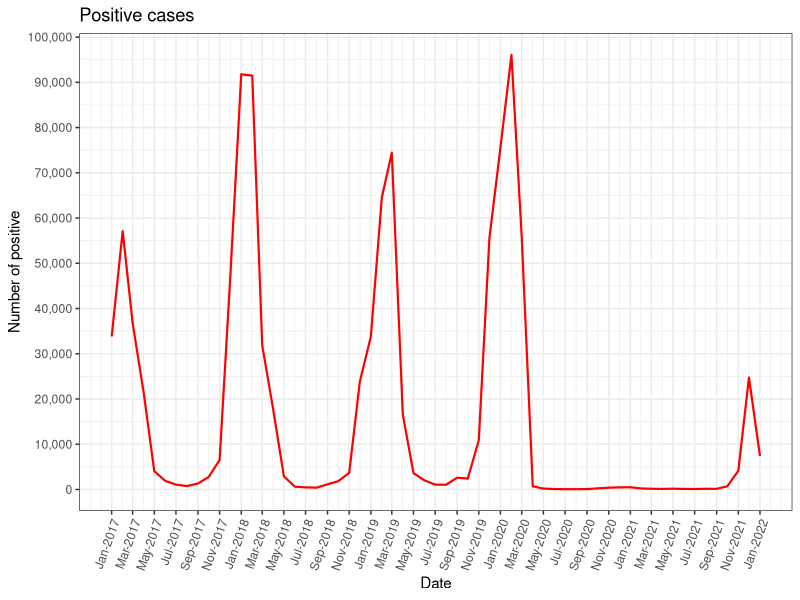
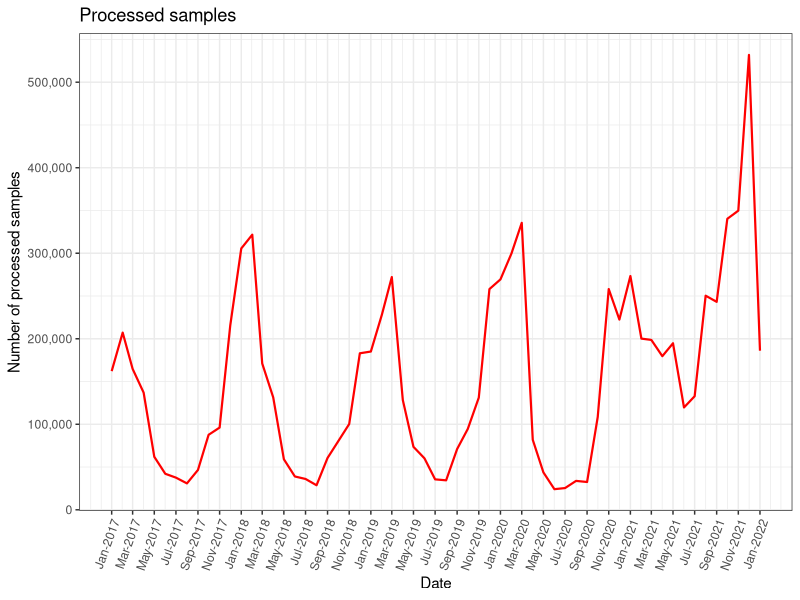
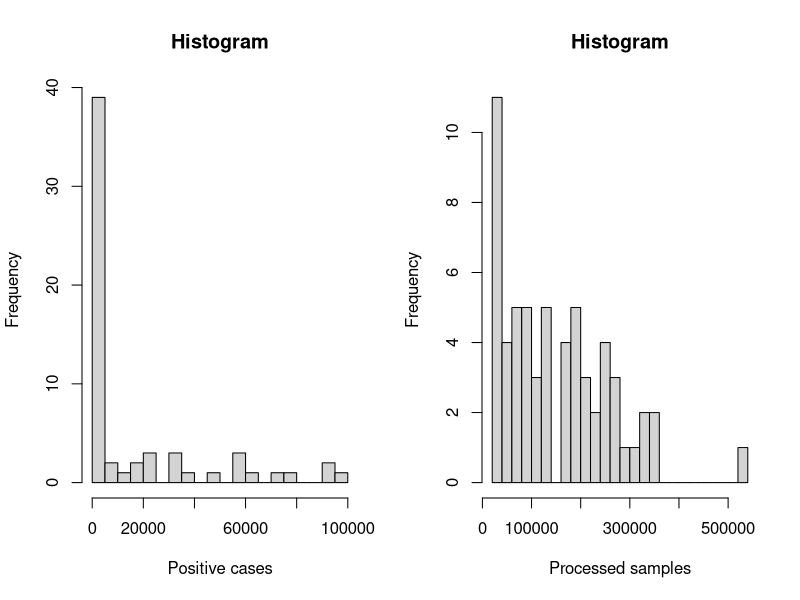
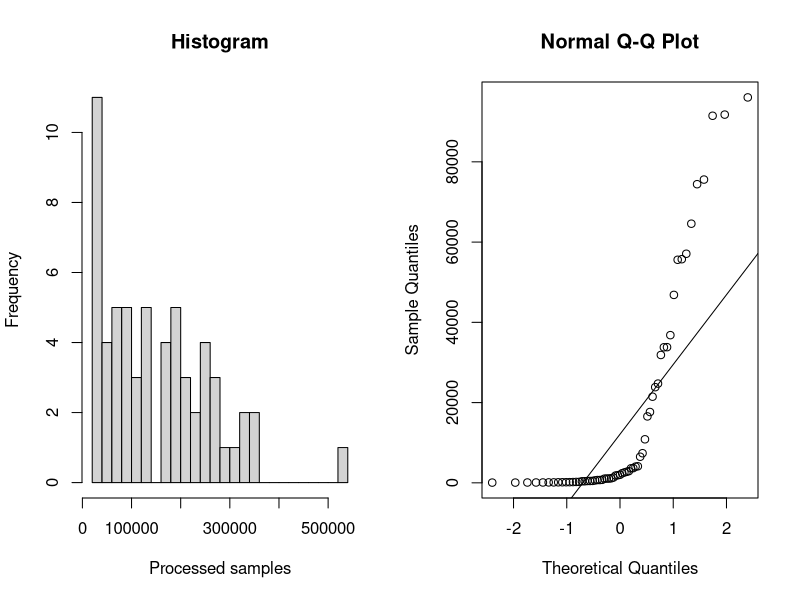

Here is the R script that generated these plots, in order: (Note: this script raises an error after producing the figures.)
# Libraries

library(tidyverse)
library(ggplot2)
library(magrittr)
library(dplyr)
library(lubridate)
library(reshape2)
require(gridExtra)
library(MASS)

# Import dataset of USA Influence report from 2017 to 2021

dataset <-  read.csv(file = 'FluNetInteractiveReport_USA.csv')
head(dataset)

# Remove useless columns

dataset <- dataset[, -c(1,2,3,5,6,8,10,13,22)]
head(dataset)
summary(dataset)

# Rename columns

dataset<- dataset %>%
  rename_with(tolower)

dataset <- dataset %>%
  rename(date = edate,
         processed_samples = spec_processed_nb,
         total_A = inf_a,
         total_B = inf_b,
         total_positive = all_inf,
         total_negative = all_inf2)

# Convert column date from character to date

dataset$date <- ymd(dataset$date)

# Summarize and group by month

dataset <- dataset %>%
  group_by(date = lubridate::floor_date(date, 'month')) %>%
  summarize(processed_samples = sum(processed_samples),
            ah1n12009 = sum(ah1n12009),
            ah3 = sum(ah3),
            anotsubtyped = sum(anotsubtyped),
            total_A = sum(total_A),
            byamagata = sum(byamagata),
            bvictoria = sum(bvictoria),
            bnotdetermined = sum(bnotdetermined),
            total_B = sum(total_B),
            total_positive = sum(total_positive),
            total_negative = sum(total_negative))

# Add column year and month

dataset$year <- strftime(dataset$date, "%Y")
dataset$month <- strftime(dataset$date, "%m")

# Reorder variable

dataset <- dataset[, c(1,14,13,2,3,4,5,6,7,8,9,10,11,12)]

# Convert month number to month name

dataset$month <- month.abb[as.numeric(dataset$month)]

# Rename month

dataset$month[dataset$month == "Jan"] <- "01-Jan"
dataset$month[dataset$month == "Feb"] <- "02-Feb"
dataset$month[dataset$month == "Mar"] <- "03-Mar"
dataset$month[dataset$month == "Apr"] <- "04-Apr"
dataset$month[dataset$month == "May"] <- "05-May"
dataset$month[dataset$month == "Jun"] <- "06-Jun"
dataset$month[dataset$month == "Jul"] <- "07-Jul"
dataset$month[dataset$month == "Aug"] <- "08-Aug"
dataset$month[dataset$month == "Sep"] <- "09-Sep"
dataset$month[dataset$month == "Oct"] <- "10-Oct"
dataset$month[dataset$month == "Nov"] <- "11-Nov"
dataset$month[dataset$month == "Dec"] <- "12-Dec"

# Plot of total positive

dataset %>%
  ggplot(aes(date,total_positive))+
  geom_line(colour = "red", size = 0.75)+
  scale_x_date(breaks = seq(min(dataset$date), max(dataset$date), by = "2 months"), date_labels = "%b-%Y") +
  theme_bw()+
  labs(title = "Positive cases", x = "Date", y = "Number of positive")+
  theme(axis.text.x = element_text(angle = 70, vjust = 1, hjust=1))+
  scale_y_continuous(breaks = seq(0,100000,10000),labels=scales::comma)

# Plot of total processed samples

dataset %>%
  ggplot(aes(date,processed_samples))+
  geom_line(colour = "red", size = 0.75)+
  scale_x_date(breaks= seq(min(dataset$date), max(dataset$date), by = "2 months"), date_labels = "%b-%Y") +
  theme_bw()+
  labs(title = "Processed samples",x = "Date", y = "Number of processed samples")+
  theme(axis.text.x = element_text(angle = 70, vjust = 1, hjust=1))+
  scale_y_continuous(breaks = seq(0,1000000,100000),labels = scales::comma)

# Histogram of number of positives and processed samples 

options(scipen=999)
par(mfrow=c(1,2))

hist(dataset$total_positive,
     main = "Histogram", 
     xlab ="Positive cases",
     breaks = 30)


hist(dataset$processed_samples,
     main = "Histogram", 
     xlab ="Processed samples",
     breaks = 30)

hist(dataset$processed_samples,
     main = "Histogram", 
     xlab ="Processed samples",
     breaks = 30)


###### TEST ######

### Normality test ###

# Total positive 

qqnorm(dataset$total_positive)
qqline(dataset$total_positive)

shapiro.test(dataset$total_positive)


boxcox(lm(dataset$total_positive~1), lambda = seq(-10,10,0.11)) 
title("Total positive")

shapiro.test(log(dataset$total_positive))

qqnorm(log(dataset$total_positive))
qqline(log(dataset$total_positive))

# Processed samples 

qqnorm(dataset$processed_samples)
qqline(dataset$processed_samples)

shapiro.test(dataset$processed_samples)


boxcox(lm(dataset$processed_samples~1), lambda = seq(-10,10,0.11)) 
title("Processed samples")

shapiro.test(log(dataset$processed_samples))

qqnorm(log(dataset$processed_samples))
qqline(log(dataset$processed_samples))



# Summary statistics

summary(dataset)

# Filtering based on year pre-covid and post-covid

dataset_pre <- dataset[dataset$year == "2017" | dataset$year == "2018" | dataset$year == "2019", ]
dataset_post <- dataset[dataset$year == "2020" | dataset$year == "2021" | dataset$year == "2022", ]

# Plot rate of total positive cases pre-covid

dataset_pre %>%
  ggplot(aes(date, total_positive / processed_samples *100, group ="1")) +
  geom_line(colour = "red", size = 1) +
  scale_x_date(breaks= seq(min(dataset_pre$date), max(dataset_pre$date), by = "2 months"), date_labels = "%b-%Y") +
  labs(title = "Tasso positività pre-covid", x = "Date", y = "Positivity rate") +
  theme(axis.text.x = element_text(angle = 70, vjust = 1, hjust=1))+
  scale_y_continuous(breaks = seq(0,40,5))



dataset %>% 
ggplot(aes(x = year, y = total_positive / processed_samples *100)) +
  geom_point(size = 3, alpha = 0.5, colour = "red") +
  facet_wrap(~ month) +
  labs(title = "Tasso positività per mese pre covid", y = "Positivity rate") +
  theme(axis.text.x = element_text(angle = 70, vjust = 1, hjust=1))

# Plot rate of positive cases post-covid

dataset_post %>%
  ggplot(aes(date, total_positive / processed_samples *100, group ="1")) +
  geom_line(colour = "red", size = 1) +
  scale_x_date(breaks= seq(min(dataset_post$date), max(dataset_post$date), by = "2 months"), date_labels = "%b-%Y") +
  labs(title = "Tasso positività post-covid", x = "Date", y = "Positivity rate") +
  theme(axis.text.x = element_text(angle = 70, vjust = 1, hjust=1))+
  scale_y_continuous(breaks = seq(0,30,5))


dataset_post %>% 
  ggplot(aes(x = year, y = total_positive / processed_samples *100)) +
  geom_point(size = 3, alpha = 0.5, colour = "red") +
  facet_wrap(~ month) +
  labs(title = "Tasso positività per mese post covid", y = "Positivity rate") +
  theme_bw()


# Total_positive_pre_year and total_positive_post_year
# grid.arrange(total_positive_pre_year,total_positive_post_year,ncol=2)

# Plot of all know type of influence for year pre-covid and post-covid

dataset_pre_types <- dataset_pre[,-c(2,3,4,7,8,11,12,13,14)]

dataset_pre_types <- melt(dataset_pre_types, id.vars = 'date', variable.name = 'type')

plot_type_pre <- dataset_pre_types%>%
  ggplot(aes(date, value))+
  geom_line(aes(colour = type), size = 0.75)+
  scale_x_date(breaks= seq(min(dataset_pre_types$date), max(dataset_pre_types$date), by = "6 months"), date_labels = "%m-%Y") +
  labs(title = "Number of cases by type of influence pre covid", x = "Year", y = "Cases" )

plot_type_pre


dataset_post_types <- dataset_post[,-c(2,3,4,7,8,11,12,13,14)]

dataset_post_types <- melt(dataset_post_types, id.vars = 'date', variable.name = 'type')

plot_type_post <- dataset_post_types%>%
  ggplot(aes(date, value))+
  geom_line(aes(colour = type), size = 0.75)+
  scale_x_date(breaks= seq(min(dataset_post_types$date), max(dataset_post_types$date), by = "6 months"), date_labels = "%m-%Y") +
  labs(title = "Number of cases by type of influence post covid", x = "Date", y = "Cases" )
plot_type_post

grid.arrange(plot_type_pre,plot_type_post,ncol=2)



# plot influence cases types group by year

dataset_types <- dataset[,-c(2,3,4,7,8,11,12,13,14)]

dataset_types <- melt(dataset_types, id.vars = 'date', variable.name = 'type')

dataset_types_year <- aggregate(value~year(date)+type, data=dataset_types, FUN=sum) 

colnames(dataset_types_year) <- c('year','type','value')

plot_type_year <- dataset_types_year%>%
  ggplot(aes(year, value))+
  geom_line(aes(colour = type), size = 0.75)+
  labs(title = "Number of cases by type of influence group by year", x = "Year", y = "Cases")
plot_type_year



###### TEST ######

### Normality test ###

# Total positive pre covid 

qqnorm(dataset_pre$total_positive)
qqline(dataset_pre$total_positive)

ks.test(dataset_pre$total_positive,pnorm,mean(dataset_pre$total_positive),sd(dataset_pre$total_positive))
shapiro.test(dataset_pre$total_positive)


boxcox(lm(dataset_pre$total_positive~1), lambda = seq(-10,10,0.1)) 
title("Total positive pre covid")

shapiro.test(log(dataset_pre$total_positive))

qqnorm(log(dataset_pre$total_positive))
qqline(log(dataset_pre$total_positive))

# Processed samples pre covid

qqnorm(dataset_pre$processed_samples)
qqline(dataset_pre$processed_samples)

ks.test(dataset_pre$processed_samples,pnorm,mean(dataset_pre$processed_samples),sd(dataset_pre$processed_samples))
shapiro.test(dataset_pre$processed_samples)

boxcox(lm(dataset_pre$processed_samples~1), lambda = seq(-10,10,0.1)) 
title("Processed samples pre covid")

shapiro.test(log(dataset_pre$processed_samples))

qqnorm(log(dataset_pre$processed_samples))
qqline(log(dataset_pre$processed_samples))


# Total positive post covid

qqnorm(dataset_post$total_positive)
qqline(dataset_post$total_positive)

ks.test(dataset_post$total_positive,pnorm,mean(dataset_post$total_positive),sd(dataset_post$total_positive))
shapiro.test(dataset_post$total_positive)


boxcox(lm(dataset_post$total_positive~1), lambda = seq(-10,10,0.1)) 
title("Total positive post covid")

shapiro.test(log(dataset_post$total_positive))

qqnorm(log(dataset_post$total_positive))
qqline(log(dataset_post$total_positive))

# Processed samples post covid

qqnorm(dataset_post$processed_samples)
qqline(dataset_post$processed_samples)

ks.test(dataset_post$processed_samples,pnorm,mean(dataset_post$processed_samples),sd(dataset_post$processed_samples))
shapiro.test(dataset_post$processed_samples)

boxcox(lm(dataset_post$processed_samples~1), lambda = seq(0,5,0.01)) 
title("Processed samples post covid")

shapiro.test(((dataset_post$processed_samples^0.5)-1)/0.5)

qqnorm((dataset_post$processed_samples^0.5-1)/0.5)
qqline((dataset_post$processed_samples^0.5-1)/0.5)
